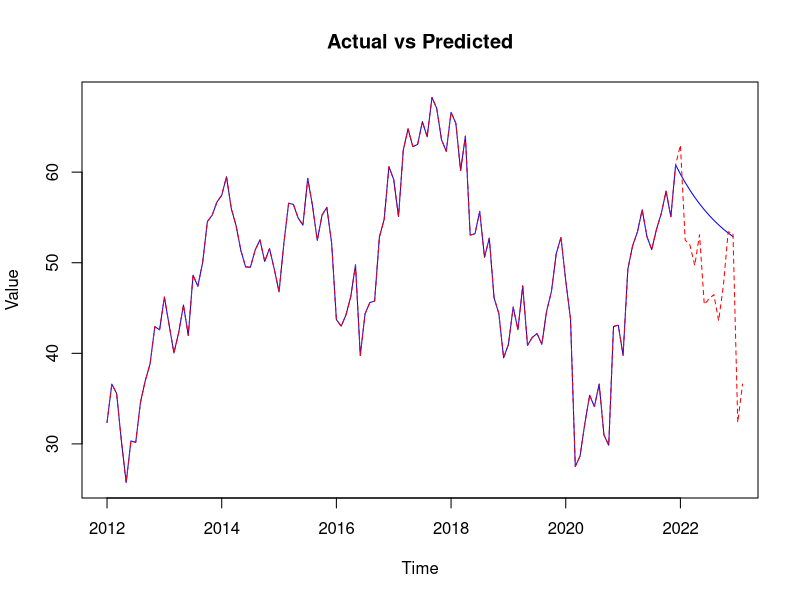

Recreate this plot in R.
library(forecast)
sample_data <- c(32.37,36.6,35.58,30.35,25.73,30.33,30.17,34.6,36.98,38.81,42.94,42.6,
                 46.21,43.1,40.04,42.31,45.33,41.97,48.63,47.4,50,54.54,55.25,56.7,
                 57.45,59.5,55.99,54.11,51.37,49.54,49.5,51.4,52.52,50.14,51.56,49.3,
                 46.78,52.1,56.57,56.44,54.93,54.15,59.31,56.3,52.46,55.26,56.11,52.2,
                 43.72,43,44.23,46.24,49.76,39.76,44.35,45.6,45.77,52.84,54.78,60.6,
                 59.18,55.1,62.43,64.78,62.82,63.06,65.57,63.9,68.25,67.04,63.58,62.3,
                 66.6,65.4,60.17,63.98,53.06,53.19,55.67,50.6,52.71,46.13,44.38,39.5,
                 40.97,45.1,42.61,47.45,40.88,41.76,42.18,41,44.67,46.81,50.97,52.8,
                 48.04,43.8,27.51,28.67,32.26,35.37,34.12,36.6,30.98,29.85,42.97,43.1,
                 39.78,49.3,51.88,53.39,55.85,52.87,51.45,53.7,55.44,57.9,55.08,60.8)

sample_data_latest <- c(32.37,36.6,35.58,30.35,25.73,30.33,30.17,34.6,36.98,38.81,42.94,42.6,
                        46.21,43.1,40.04,42.31,45.33,41.97,48.63,47.4,50,54.54,55.25,56.7,
                        57.45,59.5,55.99,54.11,51.37,49.54,49.5,51.4,52.52,50.14,51.56,49.3,
                        46.78,52.1,56.57,56.44,54.93,54.15,59.31,56.3,52.46,55.26,56.11,52.2,
                        43.72,43,44.23,46.24,49.76,39.76,44.35,45.6,45.77,52.84,54.78,60.6,
                        59.18,55.1,62.43,64.78,62.82,63.06,65.57,63.9,68.25,67.04,63.58,62.3,
                        66.6,65.4,60.17,63.98,53.06,53.19,55.67,50.6,52.71,46.13,44.38,39.5,
                        40.97,45.1,42.61,47.45,40.88,41.76,42.18,41,44.67,46.81,50.97,52.8,
                        48.04,43.8,27.51,28.67,32.26,35.37,34.12,36.6,30.98,29.85,42.97,43.1,
                        39.78,49.3,51.88,53.39,55.85,52.87,51.45,53.7,55.44,57.9,55.08,60.8,
                        62.99151281,	52.50980951,	51.93536683,	49.69975483,	53.09060594,
                        45.37675638,	46.01649872,	46.47897222,	43.59750832,	47.51284046,
                        53.41010712,	53.25011691)





ts_data <- ts(sample_data, frequency = 12)
ts_data_latest <- ts(sample_data_latest, frequency = 12, start = c(2012, 1), end = c(2023, 2))

#plot(seq_along(sample_data), sample_data, type = "l", col = "blue",
 #    xlab = "Mois", ylab = "Valeur", main = "Ventes 2012 - 2021",
  #   yaxt = "n")  # yaxt = "n" supprime les graduations de l'axe y
# Fit ARIMA model
auto_model <- auto.arima(ts_data)

# Generate forecasts
forecast_values <- forecast(auto_model, h = 12)
forecast_points <- forecast_values$mean

# Combine data
combined_data <- c(ts_data, forecast_points)
time_combined <- time(ts_data) + length(ts_data)
ts_data_result <- ts(combined_data, frequency = 12, start = c(2012, 1), end = c(2022, 12))

# Print the result
print(ts_data_result)
print(ts_data_result - ts_data_latest)

rmse <- sqrt(mean((ts_data_latest - ts_data_result)^2))
print(paste("RMSE for 2022:", rmse))


plot(ts_data_result, type = "l", col = "blue", xlab = "Time", ylab = "Value", main = "Actual vs Predicted")
lines(ts_data_latest, col = "red", lty = 2)

